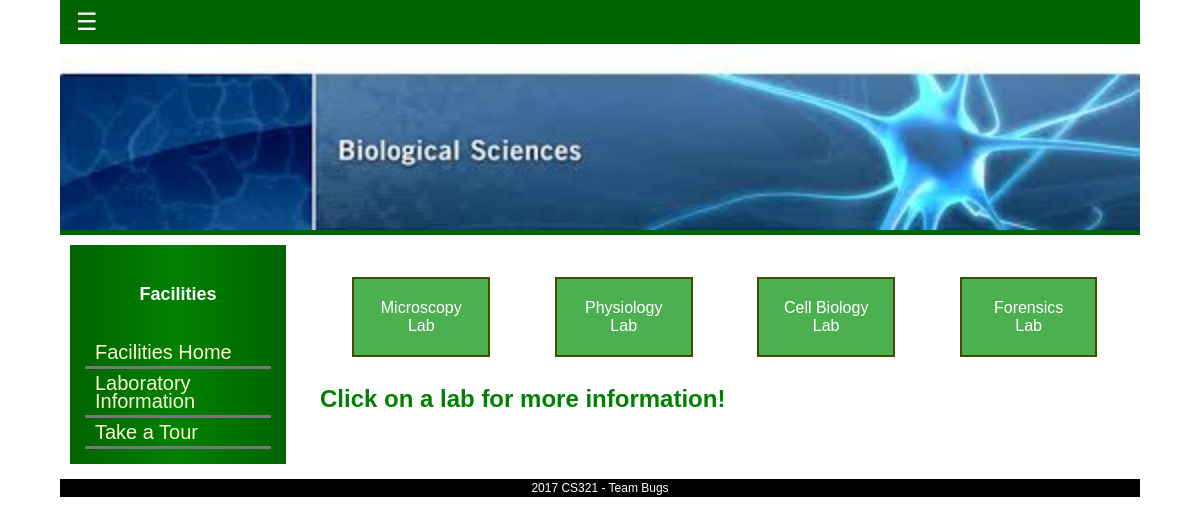
The app's page /Facilities-L.php with its own data.
### tables this page shows
CREATE TABLE `laboratories` (
  `ID` int(10) UNSIGNED NOT NULL,
  `name` text NOT NULL,
  `room` text NOT NULL,
  `used_for` text NOT NULL,
  `equipment` text NOT NULL,
  `image_link` text NOT NULL
);

### Facilities-L.php (the view, shortened to what this page needs)
<?php
include('../php/inc.header.php');
?>
<body>
        <div id="content_wrapper">
            <div id="sidebar">
                    <h2>Facilities</h2>
                    <ul class="side_menu">
                        <li><a href="../Facilities/Home-Faci.php">Facilities Home</a></li>
                        <li><a href="../Facilities/Facilities-L.php">Laboratory Information</a></li>
                        <li><a href="../Facilities/Facilities-T.php">Take a Tour</a></li>
                    </ul>
            </div>
            <div id="content">
            	<div class="post_section">
                     <div class="post_content">
                         <br><br><br><br><br><br><br><br>
                         <div class='lab_list'>
 <?php
$servername = "localhost";
$username = "root";
$password = "password";
$dbname = "teambugsphase4";
$conn = new mysqli($servername, $username, $password, $dbname);
$sql = "SELECT ID, name FROM laboratories";
$result = $conn->query($sql);
if ($result->num_rows > 0) {
    while($row = $result->fetch_assoc()) {
   echo     "<a href='Facilities-L1.php?index=" . $row["ID"]. "'><div class='lab_link'>" . $row["name"]. "</div></a>";
        }
    } else {
        echo "0 results";
    }
?>
<h2 class="responsive"> Click on a lab for more information! </h2>
</div>
            </div>
            </div>
        </div>
<?php
        include('../php/inc.footer.php')
    ?>

### styleLogan.css (style rules this page uses)
* { box-sizing: border-box; }
body { margin: 0 5%; padding: 0; line-height: 1.5em; font-family: Tahoma, Geneva, sans-serif; font-size: 12px; background: url("../images/back2.png"); }
h1,h2 { margin: 0; padding: 0; }
#content_wrapper { clear: both; }
#sidebar { float: left; width: 20%; background-image: linear-gradient( to right, darkgreen, green, darkgreen ); margin-top: 10px; margin-left: 10px; margin-bottom: 10px; padding: 10px; color: white; }
#sidebar h2 { padding: 30px; text-align: center; }
.side_menu { list-style: none; padding: 5px; margin: 0 0 0 0; }
.side_menu li { padding: 0; margin: 0; }
.side_menu li a { display: block; color: lightgoldenrodyellow; padding: 5px 10px; font-size: 20px; border-bottom: 3px solid #777777; }
#content { float: right; width: 75%; background: white; color:black; margin-top: 10px; margin-right: 10px; margin-bottom: 10px; font-size: 18px; }
.post_section { clear: both; position: relative; padding: 0 30px 30px 10px; margin-bottom: 20px; }
.post_section .post_content { padding: 30px 0 0 100px; }
.post_section h2 { color: green; font-size: 24px; font-weight: bold; padding: 10px 0 10px 0; }
.lab_list { position: absolute; left: 0; top: 0; width: 100%; height: 100%; }
.lab_link { background-color: #4CAF50; color: white; padding: 20px; text-decoration: none; display: block; font-size: 16px; cursor: pointer; -webkit-transition-duration: 0.4s; transition-duration: 0.4s; width: 17%; height: 80px; margin: 4%; border: solid 2px #414E00; text-align: center; float: left; }

### records on screen
laboratories: name "Microscopy Lab"
laboratories: name "Physiology Lab"
laboratories: name "Cell Biology Lab"
laboratories: name "Forensics Lab"

### other values on screen
$copyright_year "2017"
$copyright_text "CS321 - Team Bugs"
